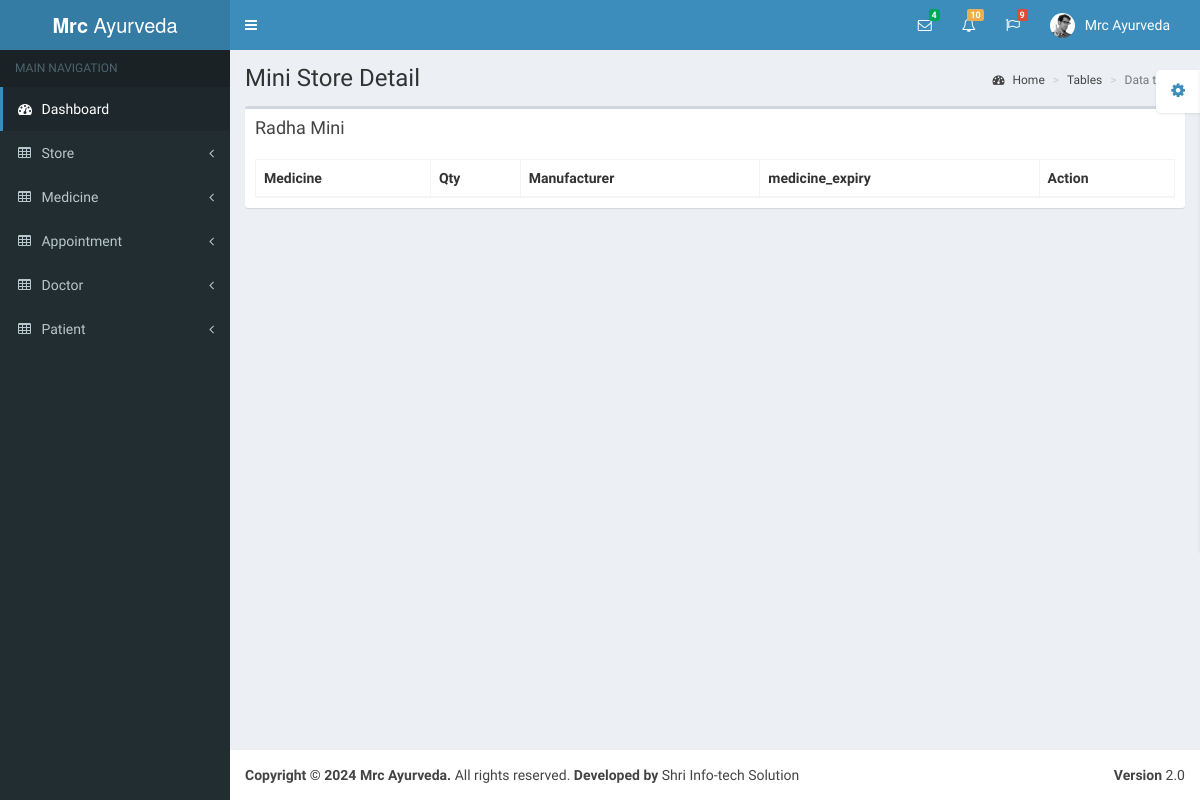
The app's page /store/view_mini_store_medicine/2/, older data.
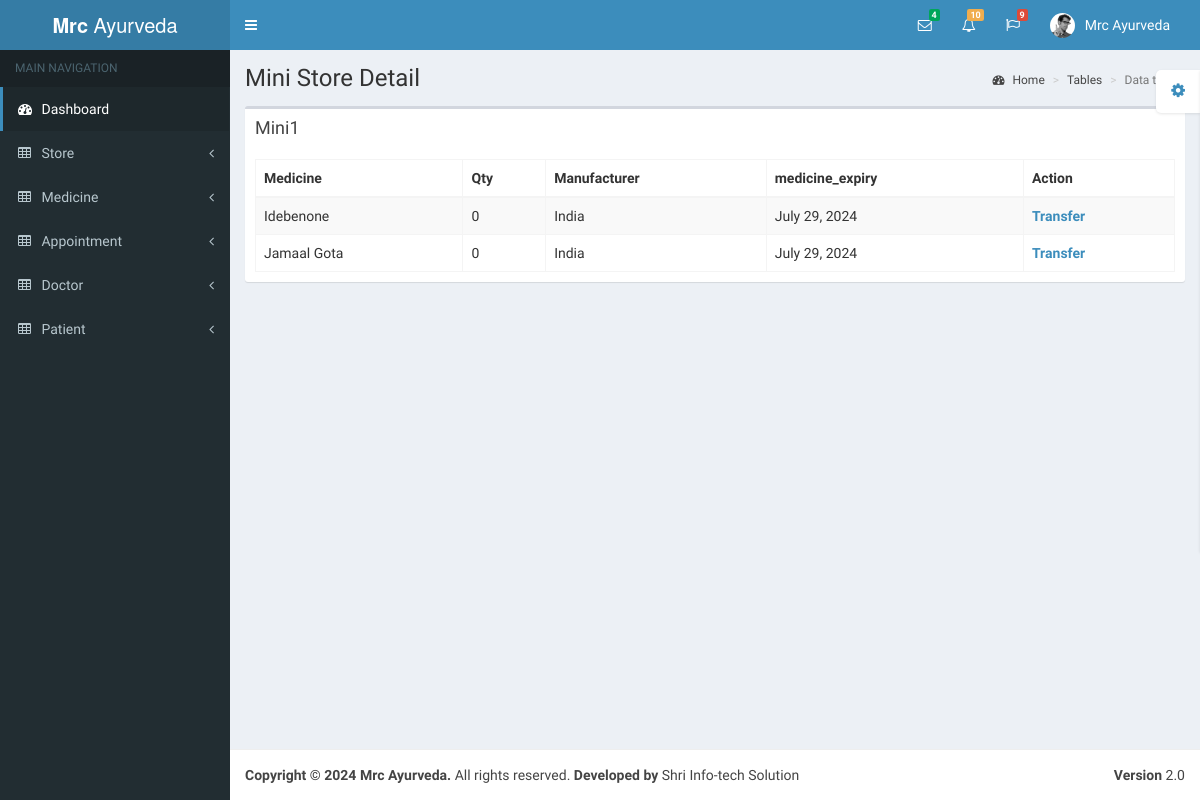
The same page, newer data.
### account/models.py (models this page shows, shortened)
class User(AbstractUser):
    username = models.CharField(max_length=500, unique=True, null=True)
    email = models.EmailField(unique=True, null=True)
    mobile = models.CharField(max_length=20, null=True)
    phone = models.CharField(max_length=20, null=True)
    address = models.TextField(null=True)
    is_staff = models.BooleanField(default=False)
    is_active = models.BooleanField(default=True)
    created_at = models.DateTimeField(auto_now_add=True)
    class Meta:
        db_table = 'user'

### store/models.py (models this page shows, shortened)
class MedicineStore(models.Model):
    from_store = models.ForeignKey(Store, related_name='Medicine_from_store', on_delete=models.PROTECT)
    to_store = models.ForeignKey(Store, related_name='Medicine_to_store', on_delete=models.PROTECT)
    medicine = models.ForeignKey(Medicine, on_delete=models.PROTECT)
    qty = models.IntegerField(null=True)
    created_at = models.DateTimeField(auto_now_add=True)
    updated_at = models.DateTimeField(auto_now=True, null=True, blank=True)
    class Meta:
        db_table = 'medicine_store'

### medicine/models.py (models this page shows)
class Medicine(models.Model):
    medicine_name = models.CharField(max_length=500, null=True)
    medicine_manufacturer = models.CharField(max_length=500, null=True)
    medicine_expiry = models.DateField(null=True)
    created_at = models.DateTimeField(auto_now_add=True)
    updated_at = models.DateTimeField(auto_now=True, null=True, blank=True)
    def __str__(self):
        return self.medicine_name
    class Meta:
        db_table = 'medicine'

### store/views.py (the view)
# urls.py: path('view_mini_store_medicine/<int:store_id>/', views.view_mini_store_medicine, name='view_mini_store_medicine'),
def view_mini_store_medicine(request, store_id):
    store_medicine = MedicineStore.objects.filter(to_store_id=store_id)
    store_name = Store.objects.filter(id=store_id)
    store_name = store_name[0].user.username
    context = {
        'store_medicine': store_medicine,
        'store_name': store_name
    }
    return render(request, 'mini_store_medicine_detail.html', context)

### store/templates/mini_store_medicine_detail.html (shortened to what this page needs)
{% extends 'base.html' %}
{% block content %}
<div class="wrapper">
    <div class="content-wrapper">
        <section class="content-header">
            <h1>
                Mini Store Detail
            </h1>
            <ol class="breadcrumb">
                <li><a href="/"><i class="fa fa-dashboard"></i> Home</a></li>
                <li><a href="/">Tables</a></li>
                <li class="active">Data tables</li>
            </ol>
        </section>
        <section class="content">
            <div class="row">
                <div class="col-xs-12">
                    <div class="box">
                        <div class="box-header">
                            <h3 class="box-title">{{store_name}}</h3>
                        </div>
                        <div class="box-body">
                            <table id="example1" class="table table-bordered table-striped">
                                <thead>
                                <tr>
                                    <th>Medicine</th>
                                    <th>Qty</th>
                                    <th>Manufacturer</th>
                                    <th>medicine_expiry</th>
                                    <th>Action</th>
                                </tr>
                                </thead>
                                <tbody>
                                {% for i in store_medicine %}
                                <tr>
                                    <td>{{i.medicine|title}}</td>
                                    <td>{{i.qty}}</td>
                                    <td>{{i.medicine.medicine_manufacturer|title}}</td>
                                    <td>{{i.medicine.medicine_expiry}}</td>
                                    <td><a href="/store/transfer_mini_store_medicine_detail/{{i.id}}/"><b>Transfer</b></a></td>
                                </tr>
                                {% endfor %}
                                </tbody>
                            </table>
                        </div>
                    </div>
                </div>
            </div>
        </section>
    </div>
</div>
{% endblock content %}

Row changes from the older to the newer data that the page shows:
no longer on this page (row edited): User: username "Radha Mini"
now on this page (row edited): User: username "Mini1"
added MedicineStore: medicine "Idebenone", qty "0", medicine.medicine_manufacturer "India", medicine.medicine_expiry "July 29, 2024"
added MedicineStore: medicine "Jamaal Gota", qty "0", medicine.medicine_manufacturer "India", medicine.medicine_expiry "July 29, 2024"
